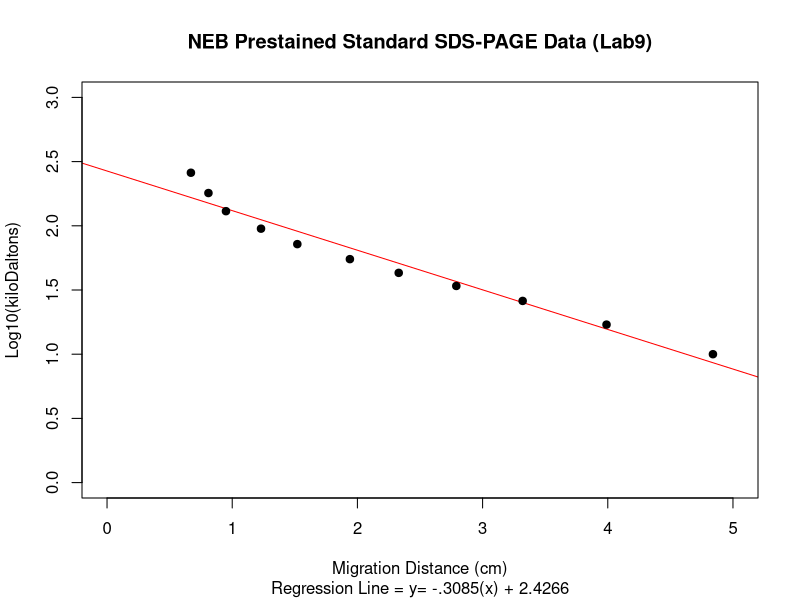

Generate this figure with R:

#WOOD-NT
#CHM4300L
#THIS SCRIPT IS TO GENERATE A PLOT AND RELEVANT STATISTICS FOR AGAROSE GEL ELECTROPHORESIS RESULTS
#THIS SCRIPT IS FREE AND OPEN SOURCE PER GPL3 LICENSE
#USER ASSUMES IMPLICATIONS OF ACADEMIC AND PROFESSIONAL INTEGRITY
#####################################################################################################3
#BEGIN SCRIPT 

#Insert distances in centimeters
distance <- c(.67,.81,.95,1.23,1.52,1.94,2.33,2.79,3.32,3.99,4.84)

#Insert  kDa values of Relative Migration Distance
kda <- c(259,180,130,95,72,55,43,34,26,17,10)

#Base 10 Logarithm Operation on Base Pair Lenghts
kdarefined <- log(kda,10)


# Generate Plot with Regression Line
# YOU WILL MANUALLY HAVE TO APPEND THE NEW SLOPE EQUATION
plot(distance,kdarefined,
	main="NEB Prestained Standard SDS-PAGE Data (Lab9)",
	sub="Regression Line = y= -.3085(x) + 2.4266",
	ylab="Log10(kiloDaltons)",
	xlab="Migration Distance (cm)",
	xlim= c(0,5),
	ylim= c(0,3), 
	pch=19,
	abline(lm(kdarefined~distance), col="red")
	)
	
#Generate Summary for Equation
summary(lm(kdarefined~distance)) 

# END SCRIPT
#######################################################################################################
# TO DO
# 1. AUTOMATE DATA INPUT
# 